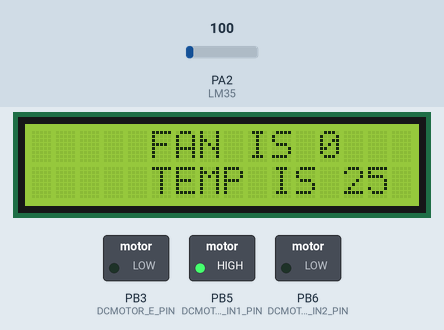
A program run on a simulated ATmega32, built with avr-gcc and emulated at 1 MHz. Parts: 16×2 character LCD, switched loads named in the program (green lamp = pin HIGH). Wiring (inferred from the names in the program): character LCD (HD44780): RS PD0; E PD2; data PC0, PC1, PC2, PC3, PC4, PC5, PC6, PC7. The test bench sets the inputs (shaded band); at power-on: PA2 (LM35) = 100. Pins used as bus, display or sensor lines are not drawn.

Above: at 1.2 s.
1.3 s: PA2 (LM35) set to 112
At 2.1 s:
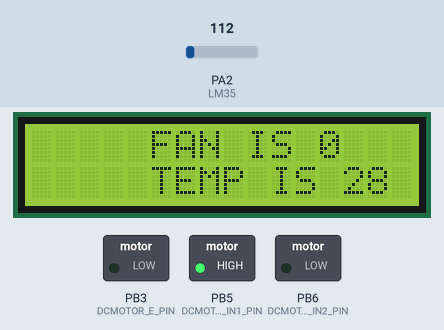
2.8 s: PA2 (LM35) set to 129
At 3.8 s:
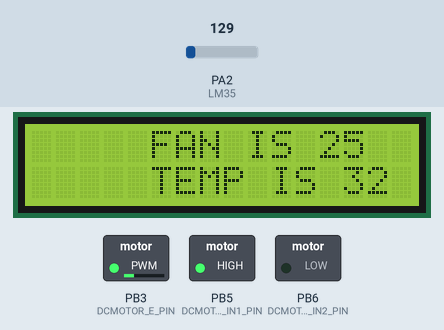
4.3 s: PA2 (LM35) set to 232
At 5.2 s:
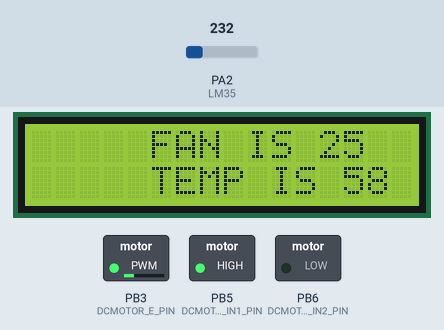
5.8 s: PA2 (LM35) set to 257
At 6.9 s:
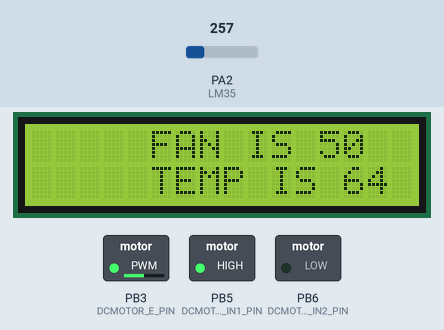
Timing chart, 0 to 8.4 s (numbered marks = the images above; inputs shaded):
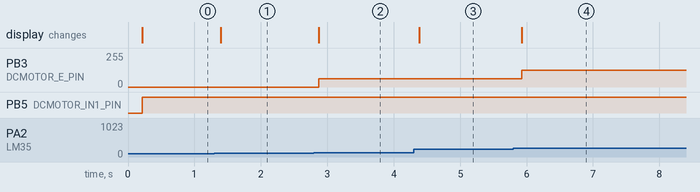

Measured:
- the behaviour switches between 119 and 120 on PA2 (LM35) (found by bisection; images 1 and 2)
- the behaviour switches between 239 and 240 on PA2 (LM35) (found by bisection; images 3 and 4)
- after the input at 1.3 s, the display: changes after 0.09 s (image 1)
- after the input at 2.8 s, PB3 (DCMOTOR_E_PIN): 0/255 → 63/255 after 0.07 s; the display: changes after 0.07 s (image 2)
- after the input at 4.3 s, the display: changes after 0.08 s (image 3)
- after the input at 5.8 s, PB3 (DCMOTOR_E_PIN): 63/255 → 127/255 after 0.13 s; the display: changes after 0.13 s (image 4)

The program:

main.c
```c
#include"dc_motor.h"
#include"lcd.h"
#include"lm35_sensor.h"
#include"adc.h"
#include<util/delay.h>
int main() {

	uint8 fanspeed;
	DCMOTOR_init();
	LCD_init();
	ADC_init(&g_adcconfig);
	uint8 temp;
	LCD_clearScreen();
	LCD_moveCursor(0, 5);
	LCD_displayString("FAN IS ");
	LCD_moveCursor(1, 5);
	LCD_displayString("TEMP IS ");
	while (1) {

		temp = LM35_getTemperature();
		if (temp < 30) {
			fanspeed = 0;
		} else if (temp < 60) {
			fanspeed = 25;
		} else if (temp < 90) {
			fanspeed = 50;
		} else if (temp < 120) {
			fanspeed = 75;
		} else {
			fanspeed = 100;
		}
		LCD_moveCursor(0, 12);
		LCD_integerToString(fanspeed);
		LCD_displayString("  ");
		LCD_moveCursor(1, 13);
		LCD_integerToString(temp);
		LCD_displayString("  ");
		LCD_moveCursor(0, 0);
		DCMOTOR_rotate(CLOCKWISE, fanspeed);

	}

}
```

adc.c
```c
/*******************************************************************************
 * File Description:
 * Author      : Mahmoud Sherif Mahmoud
 * Module      : Analog-to-Digital Converter
 * Level  	   : Low
 * Description : This file abstracts the interface with the ADC Peripheral
 * µC		   : ATMega 32 (8-BIT)
 * Date 	   : 5/10/2022(October)
 *******************************************************************************/
#include "adc.h"
/***********************************************
 * Settings
 ***********************************************/
ADC_ConfigType g_adcconfig = { INTERNAL, FCPU_8 };
/***********************************************/
uint16 g_adcresult = 0;
/**This functions initializes the ADCPeripheral and sets it up for the given settings in the Configuration structure**/
void ADC_init(ADC_ConfigType *config) {

	/**Taking System settings for other functions**/
	g_adcconfig = *config;

	/**Setting Reference Voltage**/

	ADMUX = (ADMUX & 0x3F) | ((config->ADC_Reference << 6) & 0xC0);

	/**Clearing adjust Left Bit**/

	CLEAR_BIT(ADMUX, ADLAR);

	/**Selcting Either To enable or disable Interrupts**/

	CLEAR_BIT(ADCSRA, ADIE);

	/**Enabling ADC**/

	SET_BIT(ADCSRA, ADEN);

	/**Setting Prescaler Setting**/

	ADCSRA = (ADCSRA & 0xF8) | ((config->ADC_Prescaler) & 0x07);
}
/**This function either gets the reading from an ADC channel or starts the conversion and returns the result of the ADC**/
uint16 ADC_readChannel(uint8 ch_num) {
	/**Setting The ADC Channel**/
	/*Clearing Channel Bits*/
	CLEAR_BIT(ADMUX, MUX4);
	CLEAR_BIT(ADMUX, MUX3);
	CLEAR_BIT(ADMUX, MUX2);
	CLEAR_BIT(ADMUX, MUX1);
	CLEAR_BIT(ADMUX, MUX0);
	/*Inserting Channel*/
	ADMUX |= (ch_num & 0x1F);
	/**Start Conversion**/
	SET_BIT(ADCSRA, ADSC);
	/**POLLING until the conversion is complete then returning the result*/
	while (BIT_IS_CLEAR(ADCSRA, ADIF)) {
	}
	SET_BIT(ADCSRA, ADIF);
	g_adcresult = ADC;
	return ADC;

}
```

adc.h
```c
/*******************************************************************************
 * File Description:
 * Author      : Mahmoud Sherif Mahmoud
 * Module      : Analog-to-Digital Converter
 * Level  	   : Low
 * Description : This file abstracts the interface with the ADC Peripheral
 * µC		   : ATMega 32 (8-BIT)
 * Date 	   : 5/10/2022(October)
 *******************************************************************************/
#ifndef ADC_H_
#define ADC_H_
#include <avr/io.h>
#include "common_macros.h"
#include "std_types.h"
/**
 * GUIDE:
 * This ADC Driver can work at all AVR ADC modes and can configure all of its settings
 * using the configuration struct
 * TECHNIQUE : 	POLLING:	Uses the polling technique where you will wait inside the ADC_readChannelFunction
 * 							to get the reading and then return to the calling function to complete the res of the program flow
 * 				INTERRUPTS:	Uses the interrupts Technique where the ADC_readChannel Function starts the process
 * 							of Conversion and then you will return to the program Flow but without the reading you will have
 * 							to wait to get the reading when the ISR is called and gives the result in the global g_adcresult
 * 							variable, the time you will have to wait heavily depends on the frequency of the ADC but 5ms is always
 * 							a safe value to guarantee the Conversion is complete
 * REFERNCE :	AREF:		uses the external voltage on the AREF Pin of µC as the reference for conversion(Make sure AREF is connected to the correct Reference)
 * 				AVCC:		uses the VCC voltage (5v) on the AVCC Pin of µC as the reference for conversion(Make sure AVCC pin is connected to 5v)
 * 				INTERNAL:	uses the internal 2.56V as the reference for conversion(No pins need to be connected)
 * PRESCALER:	Has to be adjusted such that the ADC Frequency is between (50-200)KHz
 * */
/**ADC Config DataType*/
typedef struct{
	/**This Specifies the reference for the ADC Conversion*/
	enum {
		AREF=0,AVCC=1,INTERNAL=3
	}ADC_Reference;
	/**This Specifies the Prescaler for the ADC Frequency it should be adjusted such that the ADC Frequency between (50-200)MHz*/
	enum {
		FCPU_2=1,FCPU_4=2,FCPU_8=3,FCPU_16=4,FCPU_32=5,FCPU_64=6,FCPU_128=7
	}ADC_Prescaler;
}ADC_ConfigType;
extern ADC_ConfigType g_adcconfig;
extern uint16 g_adcresult;
/**************************
  *Function Definitions*
 **************************/


/**This function initializes the ADC Peripheral to start working and should be called at the beginning of the main
 * to be used by all the analog sensor in the system*/


void   ADC_init(ADC_ConfigType *config);


/**This Function reads the ADC value from the specified ADC Channel*/


uint16 ADC_readChannel(uint8 ch_num);


#endif /* ADC_H_ */
```

dc_motor.c
```c
/*******************************************************************************
 * File Description:
 * Author      : Mahmoud Sherif Mahmoud
 * Module      : DC MOTOR
 * Level  	   : Medium
 * Description : This file abstracts the interface with the DC MOTOR
 * µC		   : ATMega 32 (8-BIT)
 * Date 	   : 6/10/2022(October)
 *******************************************************************************/
#include"dc_motor.h"
#include"gpio.h"
#include"pwm.h"
/**This function initializes the DC Motor*/
void DCMOTOR_init(void){
	/**Setting up Motor Pins**/
	GPIO_setupPinDirection(DCMOTOR_E_PORT,DCMOTOR_E_PIN,PIN_OUTPUT);
	GPIO_setupPinDirection(DCMOTOR_IN1_PORT,DCMOTOR_IN1_PIN,PIN_OUTPUT);
	GPIO_setupPinDirection(DCMOTOR_IN2_PORT,DCMOTOR_IN2_PIN,PIN_OUTPUT);
	/**Initializing Motor Pins**/
	DCMOTOR_rotate(STOP,0);
}
/**This function Changes the DC Motor settings to work with the given speed and
 * state*/
void DCMOTOR_rotate(DCMOTOR_STATE state,uint8 speed){
	/**Changing Motor Speed**/
	PWM_Timer0_Start(speed);
	/**Changing Motor State**/
	GPIO_writePin(DCMOTOR_IN1_PORT,DCMOTOR_IN1_PIN,(state)&(1<<0));
	GPIO_writePin(DCMOTOR_IN2_PORT,DCMOTOR_IN2_PIN,(state)&(1<<1));
}
```

dc_motor.h
```c
/*******************************************************************************
 * File Description:
 * Author      : Mahmoud Sherif Mahmoud
 * Module      : DC MOTOR
 * Level  	   : Medium
 * Description : This file abstracts the interface with the DC MOTOR
 * µC		   : ATMega 32 (8-BIT)
 * Date 	   : 6/10/2022(October)
 *******************************************************************************/
/*******************************************************************************
 * GUIDE:
 * To use this driver first you have to set up the pins you are using for the E,
 * IN1,IN2 pins .
 *******************************************************************************/

#ifndef DC_MOTOR_H_
#define DC_MOTOR_H_
#include"std_types.h"
/*******************************************************************************
            						Settings
 *******************************************************************************/
/**MOTOR Pins**/
#define DCMOTOR_E_PORT			PORTB_ID
#define DCMOTOR_E_PIN			PIN3_ID
#define DCMOTOR_IN1_PORT		PORTB_ID
#define DCMOTOR_IN1_PIN			PIN5_ID
#define DCMOTOR_IN2_PORT		PORTB_ID
#define DCMOTOR_IN2_PIN			PIN6_ID
/*******************************************************************************/
/**MOTOR States Enum**/
typedef enum {
	STOP = 0, CLOCKWISE = 1, ANTICLOCKWISE = 2
}DCMOTOR_STATE;
/*******************************************************************************
 	 	 	 	 	 	 	  Function Definitions
 *******************************************************************************/
/**This function initializes the DC Motor*/
void DCMOTOR_init(void);
/**This function Changes the DC Motor settings to work with the given speed and
 * state*/
void DCMOTOR_rotate(DCMOTOR_STATE state,uint8 speed);
/*******************************************************************************/

#endif /* DC_MOTOR_H_ */
```

lm35_sensor.c
```c
/*******************************************************************************
 * File Description:
 * Author      : Mahmoud Sherif Mahmoud
 * Module      : LM-35 TEmperature Sensor
 * Level  	   : Medium
 * Description : This file abstracts the interface with the LM-35 Temperature Sensor
 * µC		   : ATMega 32 (8-BIT)
 * Date 	   : 5/10/2022(October)
 *******************************************************************************/
#include"lm35_sensor.h"
#include"adc.h"
#include<util/delay.h>
#include"common_macros.h"

uint8 LM35_getTemperature() {
	uint8 temp;
	/**Calculating the temperature value**/
	temp = (uint8) (((uint32) ADC_readChannel(LM35_PIN) * SENSOR_MAX_TEMP * ADC_REFERENCE)
			/ (ADC_MAX_READING * SENSOR_MAX_VOLT));
	return temp;
}
```

lm35_sensor.h
```c
/*******************************************************************************
 * File Description:
 * Author      : Mahmoud Sherif Mahmoud
 * Module      : LM-35 TEmperature Sensor
 * Level  	   : Medium
 * Description : This file abstracts the interface with the LM-35 Temperature Sensor
 * µC		   : ATMega 32 (8-BIT)
 * Date 	   : 5/10/2022(October)
 *******************************************************************************/
#ifndef LM35_SENSOR_H_
#define LM35_SENSOR_H_
#include"std_types.h"
#include"common_macros.h"
/*
 * GUIDE:	1-first initialize the ADC in the main function and adjust its settings in its h file
 * 			2-in the sensor h file Adjust its ADC Channel and required ADC info for conversion
 *
 * */
/***********************************
 * 			SETTINGS
 ***********************************/
/**LM35 Pin**/
#define LM35_PIN 2
/**Some Numbers For Conversion**/
#define	ADC_MAX_READING		1023
#define	ADC_REFERENCE		2.56
#define SENSOR_MAX_VOLT		1.5
#define SENSOR_MAX_TEMP		150
/***********************************/


/**Function Definition**/
/**This function returns the value of the Temperature sensed by the temperature sensor in Celsius degrees*/
uint8 LM35_getTemperature();


#endif /* LM35_SENSOR_H_ */
```

pwm.c
```c
/*******************************************************************************
 * File Description:
 * Author      : Mahmoud Sherif Mahmoud
 * Module      : LM-35 Temperature Sensor
 * Level  	   : Low
 * Description : This file abstracts the PWM for ATMega32 µC
 * µC		   : ATMega 32 (8-BIT)
 * Date 	   : 6/10/2022(October)
 *******************************************************************************/
#include "common_macros.h"
#include "pwm.h"
#include<avr/io.h>
PWM_ClockConfig ClockSelect = PWM_FCPU_8;
void PWM_Timer0_Start(uint8 duty_cycle) {
	/*Initializing the PWM Signal*/
	CLEAR_BIT(TCCR0, FOC0);
	SET_BIT(TCCR0, WGM00);
	SET_BIT(TCCR0, WGM01);
	SET_BIT(TCCR0, COM01);
	CLEAR_BIT(TCCR0, COM00);
	/*Selecting Clock Source*/
	TCCR0 = ((TCCR0 & 0xF8) | ClockSelect);
	OCR0 =(uint8)((duty_cycle*TIMER_TOP_COUNT/100.0));;
	return;

}
```

pwm.h
```c
/*******************************************************************************
 * File Description:
 * Author      : Mahmoud Sherif Mahmoud
 * Module      : LM-35 Temperature Sensor
 * Level  	   : Low
 * Description : This file abstracts the PWM for ATMega32 µC
 * µC		   : ATMega 32 (8-BIT)
 * Date 	   : 6/10/2022(October)
 *******************************************************************************/
#ifndef PWM_H_
#define PWM_H_
#include "std_types.h"
/*PWM Clock Selecting Datatype Enum*/
#define TIMER_TOP_COUNT		255
typedef enum {
	PWM_NOCLK = 0,
	PWM_FCPU = 1,
	PWM_FCPU_8 = 2,
	PWM_FCPU_64 = 3,
	PWM_FCPU_256 = 4,
	PWM_FCPU_1024 = 5,
} PWM_ClockConfig;
/*Function Definition*/
void PWM_Timer0_Start(uint8 duty_cycle);

#endif /* PWM_H_ */
```

lcd.c
```c
/*******************************************************************************
 * File Description:
 * Author      : Mahmoud Sherif Mahmoud
 * Module      : LCD Screen
 * Level  	   : Medium
 * Description : This file abstracts the interface with the LCD screen
 * µC		   : ATMega 32 (8-BIT)
 * Date 	   : 3/10/2022(October)
 *******************************************************************************/
#include"lcd.h"
#include"gpio.h"
#include<util/delay.h>
#include"common_macros.h"
/*******************************************************************************
 * EN : HIGH:Enable Data transfer
 * 		LOW :Disable Data Transfer
 * RS : HIGH:Transfer Display Data
 * 		LOW: Transfer Instruction Data
 * Delays are increased because available screens in the market have very bad
 *  response times
 *******************************************************************************/
#if((LCD_DATA_MODE!=8)&&(LCD_DATA_MODE!=4))

#error "Invalid Bitmode"

#endif
void LCD_init(void) {
	/**Enable and Register Select Pins Initialization*/
	GPIO_setupPinDirection(LCD_E_PORT, LCD_E_PIN, PIN_OUTPUT);
	GPIO_setupPinDirection(LCD_RS_PORT, LCD_RS_PIN, PIN_OUTPUT);
	_delay_ms(20);
	/**DATA Pins Initialization*/
#if(LCD_DATA_MODE==4)
	GPIO_setupPinDirection(LCD_DATA_PORT, LCD_DB4_PIN, PIN_OUTPUT);
	GPIO_setupPinDirection(LCD_DATA_PORT, LCD_DB5_PIN, PIN_OUTPUT);
	GPIO_setupPinDirection(LCD_DATA_PORT, LCD_DB6_PIN, PIN_OUTPUT);
	GPIO_setupPinDirection(LCD_DATA_PORT, LCD_DB7_PIN, PIN_OUTPUT);
	LCD_sendCommand(LCD_FOUR_BIT_MODE_INIT1);
	LCD_sendCommand(LCD_FOUR_BIT_MODE_INIT2);
	LCD_sendCommand(LCD_FOUR_BIT_MODE_INIT);

#elif(LCD_DATA_MODE==8)
	{
		GPIO_setupPortDirection(LCD_DATA_PORT, PORT_OUTPUT);
		LCD_sendCommand(LCD_EIGHT_BIT_MODE_INIT);
	}
#endif
	LCD_sendCommand(LCD_CURSOR_OFF);
	LCD_sendCommand(LCD_CLEAR_COMMAND);

}
/**Send a command to the LCD**/
void LCD_sendCommand(uint8 command) {
	GPIO_writePin(LCD_RS_PORT, LCD_RS_PIN, LOGIC_LOW);
	_delay_ms(1);/*Should be tas = 50ns min.*/
	GPIO_writePin(LCD_E_PORT, LCD_E_PIN, LOGIC_HIGH);
	_delay_ms(1);/*Should be tpw-tdsw 190ns*/
#if(LCD_DATA_MODE==4)
	/*Send The higher nibble in the command*/
	GPIO_writePin(LCD_DATA_PORT, LCD_DB4_PIN, GET_BIT(command,4));
	GPIO_writePin(LCD_DATA_PORT, LCD_DB5_PIN, GET_BIT(command,5));
	GPIO_writePin(LCD_DATA_PORT, LCD_DB6_PIN, GET_BIT(command,6));
	GPIO_writePin(LCD_DATA_PORT, LCD_DB7_PIN, GET_BIT(command,7));
	_delay_ms(1);/*should be tdsw = 100ns*/
	GPIO_writePin(LCD_E_PORT, LCD_E_PIN, LOGIC_LOW);
	_delay_ms(1);/*should be th =  13ns*/
	GPIO_writePin(LCD_E_PORT, LCD_E_PIN, LOGIC_HIGH);
	_delay_ms(1);/*Should be tpw-tdsw 190ns*/
	/*Send the lower nibble in the command*/
	GPIO_writePin(LCD_DATA_PORT, LCD_DB4_PIN, GET_BIT(command,0));
	GPIO_writePin(LCD_DATA_PORT, LCD_DB5_PIN, GET_BIT(command,1));
	GPIO_writePin(LCD_DATA_PORT, LCD_DB6_PIN, GET_BIT(command,2));
	GPIO_writePin(LCD_DATA_PORT, LCD_DB7_PIN, GET_BIT(command,3));
	_delay_ms(1);/*should be tdsw = 100ns*/
	GPIO_writePin(LCD_E_PORT, LCD_E_PIN, LOGIC_LOW);
	_delay_ms(1);/*should be th =  13ns*/
#elif(LCD_DATA_MODE==8)
	GPIO_writePort(LCD_DATA_PORT, command);
	_delay_ms(1);/*should be tdsw = 100ns*/
	GPIO_writePin(LCD_E_PORT, LCD_E_PIN, LOGIC_LOW);
	_delay_ms(1);/*should be th =  13ns*/
#endif
}
/**Display a Character**/
void LCD_displayCharacter(uint8 character) {
	GPIO_writePin(LCD_RS_PORT, LCD_RS_PIN, LOGIC_HIGH);
	_delay_ms(1);/*Should be tas = 50ns min.*/
	GPIO_writePin(LCD_E_PORT, LCD_E_PIN, LOGIC_HIGH);
	_delay_ms(1);/*Should be tpw-tdsw 190ns*/
#if(LCD_DATA_MODE==4)
	/*Send The higher nibble in the command*/
	GPIO_writePin(LCD_DATA_PORT, LCD_DB4_PIN, GET_BIT(character,4));
	GPIO_writePin(LCD_DATA_PORT, LCD_DB5_PIN, GET_BIT(character,5));
	GPIO_writePin(LCD_DATA_PORT, LCD_DB6_PIN, GET_BIT(character,6));
	GPIO_writePin(LCD_DATA_PORT, LCD_DB7_PIN, GET_BIT(character,7));
	_delay_ms(1);/*should be tdsw = 100ns*/
	GPIO_writePin(LCD_E_PORT, LCD_E_PIN, LOGIC_LOW);
	_delay_ms(1);/*should be th =  13ns*/
	GPIO_writePin(LCD_E_PORT, LCD_E_PIN, LOGIC_HIGH);
	_delay_ms(1);/*Should be tpw-tdsw 190ns*/
	/*Send the lower nibble in the command*/
	GPIO_writePin(LCD_DATA_PORT, LCD_DB4_PIN, GET_BIT(character,0));
	GPIO_writePin(LCD_DATA_PORT, LCD_DB5_PIN, GET_BIT(character,1));
	GPIO_writePin(LCD_DATA_PORT, LCD_DB6_PIN, GET_BIT(character,2));
	GPIO_writePin(LCD_DATA_PORT, LCD_DB7_PIN, GET_BIT(character,3));
	_delay_ms(1);/*should be tdsw = 100ns*/
	GPIO_writePin(LCD_E_PORT, LCD_E_PIN, LOGIC_LOW);
	_delay_ms(1);/*should be th =  13ns*/
#elif(LCD_DATA_MODE==8)
	GPIO_writePort(LCD_DATA_PORT, character);
	_delay_ms(1);/*should be tdsw = 100ns*/
	GPIO_writePin(LCD_E_PORT, LCD_E_PIN, LOGIC_LOW);
	_delay_ms(1);/*should be th =  13ns*/
#endif
}
/**Display a String**/
void LCD_displayString(const char str[]) {
	int count = 0;
	while (str[count] != '\0') {
		LCD_displayCharacter(str[count]);
		count++;
	}
}
/**Change the cursor Location to a specific row and column**/
void LCD_moveCursor(uint8 row, uint8 col) {
	uint8 lcd_memory_address = 0;
	switch (row) {
	case 0:
		lcd_memory_address = col + 0x00;
		break;
	case 1:
		lcd_memory_address = col + 0x40;
		break;
	case 2:
		lcd_memory_address = col + 0x10;
		break;
	case 3:
		lcd_memory_address = col + 0x50;
		break;
	default:
		lcd_memory_address = 0x00;
	}
	LCD_sendCommand(LCD_SET_CURSOR_LOCATION | lcd_memory_address);

}
/**Print the string in a specific location**/
void LCD_displayStringRowColumn(uint8 row, uint8 col, const char str[]) {
	LCD_moveCursor(row, col);
	LCD_displayString(str);
}
/**Print a given number**/
void LCD_integerToString(int num) {
	char buff[16];
	itoa(num, buff, 10);
	LCD_displayString(buff);
}
/**Clear the Screen**/
void LCD_clearScreen(void) {
	LCD_sendCommand(LCD_CLEAR_COMMAND);
}
```

Source omitted: lcd.h (3095 bytes), common_macros.h (1400 bytes), gpio.c (3419 bytes), gpio.h (3665 bytes), std_types.h (1681 bytes)
